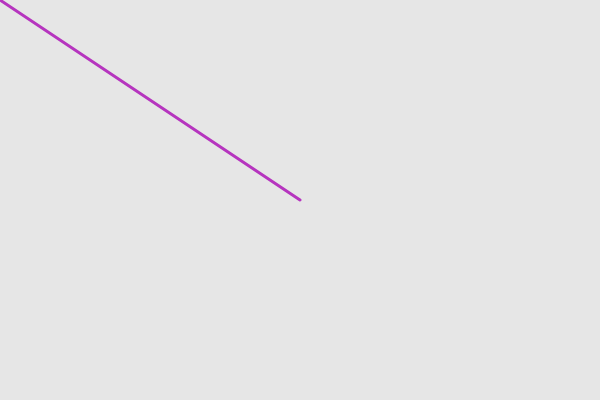
Frame 1 (no input)
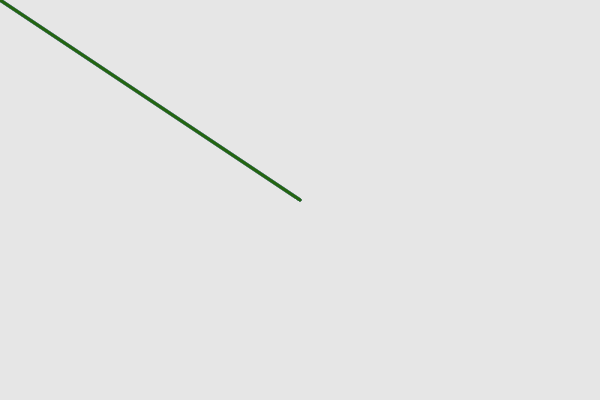
Frame 60 (no input)
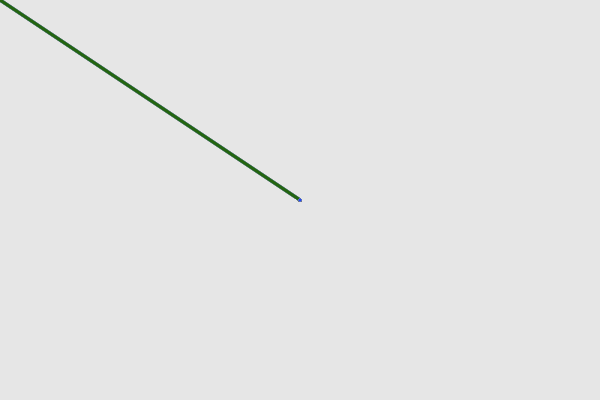
Frame 120 (the mouse pressed at the canvas centre since frame 60)

The p5.js sketch that drew these frames (run headless with seeded random() and noise() and a simulated clock; from frame 60 on, the mouse is pressed at the canvas centre):

// p5.js sketch
// ── sketch.js
function setup() {
  createCanvas(600, 400);
  background(230);
  strokeWeight(3);
}

function draw() {
  stroke(random(255), random(255), random(255));
  line(width / 2, height / 2, mouseX, mouseY);
}
